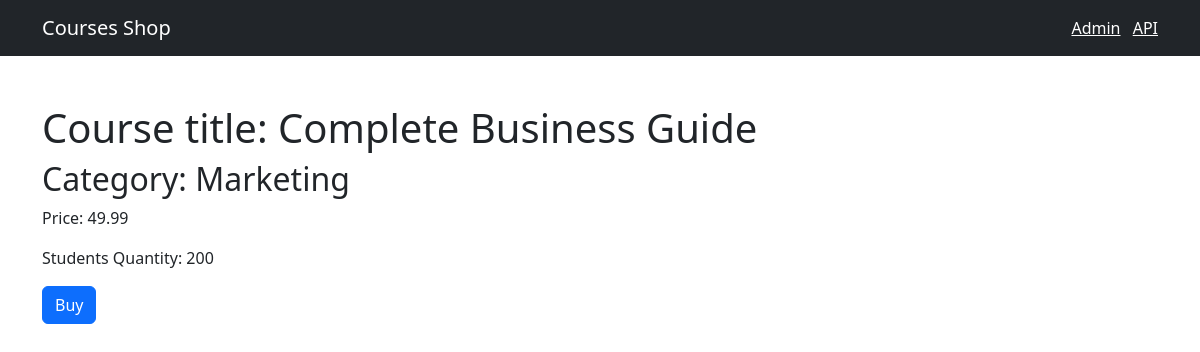
/7, run on the app's committed database.
### shop/models.py (models this page shows, shortened)
class Course(models.Model):  # Model for a Course
    title = models.CharField(max_length=300)
    price = models.FloatField()
    students_qty = models.IntegerField()
    reviews_qty = models.IntegerField()
    category = models.ForeignKey(Category, on_delete=models.CASCADE)
    created_at = models.DateTimeField(default=timezone.now)

class Category(models.Model):   # Model for a Category
    title = models.CharField(max_length=255)
    created_at = models.DateTimeField(default=timezone.now)
    def __str__(self):
        return self.title  # returns the name of the title

### shop/views.py (the view)
# urls.py: path('<int:course_id>', views.single_course, name='single_course')
def single_course(request, course_id):
    course = get_object_or_404(Course, pk=course_id)
    return render(request, 'shop/single_course.html', {'course': course})

### templates/shop/single_course.html (shortened to what this page needs)
{% extends "base.html" %}
{%block content %}
<h1 class="mt-5">Course title: {{course.title}}</h1>
<h2>Category: {{course.category}}</h2>
<p>Price: {{course.price}}</p>
<p>Students Quantity: {{course.students_qty}}</p>
<button class="btn btn-primary">Buy</button>
{% endblock %}

### data on the page
Course: title "Complete Business Guide", category "Marketing", price "49.99", students_qty "200"
